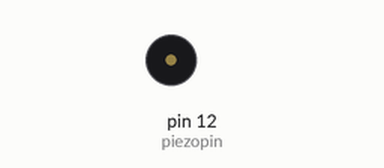
Bench run of a sketch on a simulated Arduino Uno, built with avr-gcc and run on an emulated ATmega328P. Parts: buzzer (waves = sounding). What the sketch prints to the serial monitor is not drawn.

Above: at 0.05 s.
At 1.7 s:
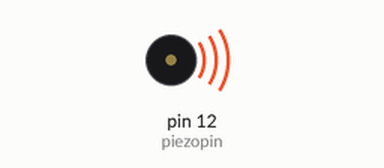
Timing chart, 0 to 4.0 s (numbered marks = the images above):
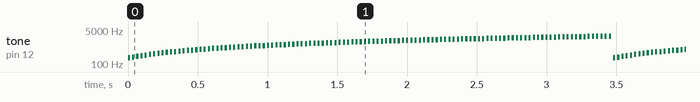

The sketch:

piezo.ino
```cpp
int piezopin=12; // Define o pino 12 como uma variavel.
int x=200; // Tom.

void setup()
{
  Serial.begin(9600);
}

void loop(){

for(x=200; x<2500;x=x+20){ // rotina de incremento de x.
tone(piezopin, x); // Emite sinal de audio no pino 12 com o tom definido por x.
delay(15); //Pausa 15 Ms.
noTone (piezopin); // Corta o sinal de audio no pino 12.
delay (15); // Pausa 15 Ms.
Serial.println(x);// Imprime o valor de x.
}
x=200;
}
```

Measured:
- by itself, tone on pin 12 (piezopin): plays 200 Hz for 0.02 s, 220 Hz for 0.02 s, 240 Hz for 0.02 s, 260 Hz for 0.02 s, 280 Hz for 0.02 s, 300 Hz for 0.02 s … (3998 notes in this stretch)
